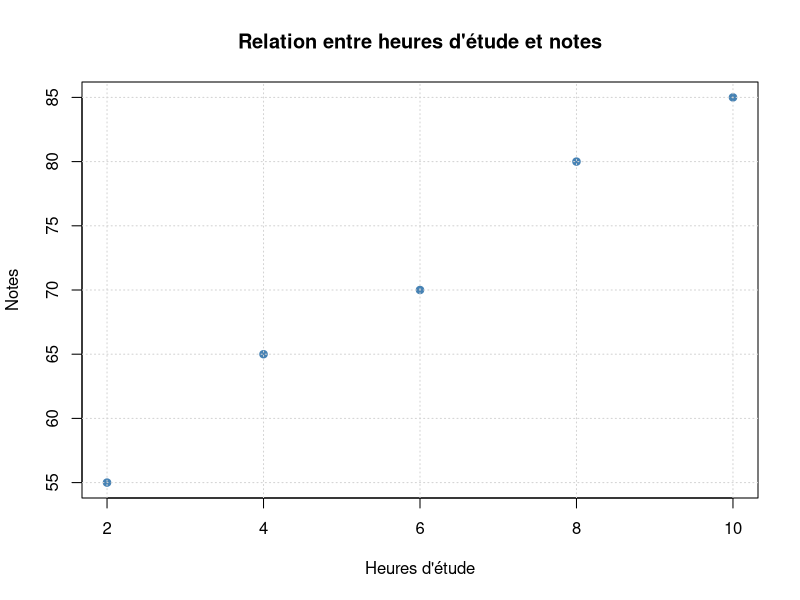
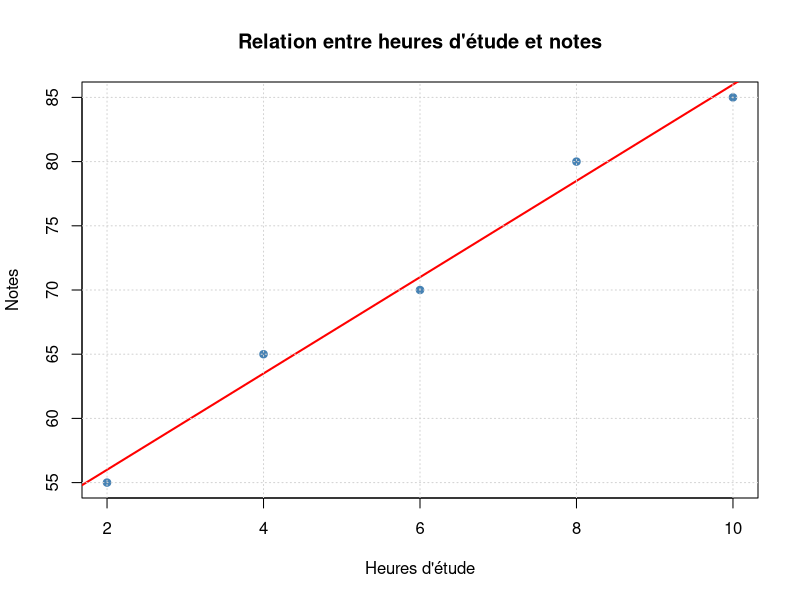

Recreate these plots in R, in order.
# Bloc 1 — Création et inspection des données -------------------------------

# 1) Créer les vecteurs
heures <- c(2, 4, 6, 8, 10)
notes  <- c(55, 65, 70, 80, 85)

# 2) Construire le data frame
data <- data.frame(heures = heures, notes = notes)
data[4,1]

str(data)
head(data, 10)

summary(data)

plot(
  x = data$heures, y = data$notes,
  xlab = "Heures d'étude", ylab = "Notes",
  pch = 19, col = "steelblue",
  main = "Relation entre heures d'étude et notes"
)
grid()


# 1) Ajuster le modèle linéaire
modele <- lm(notes ~ heures, data = data)
modele
summary(modele)

# Bloc 3 — Visualisation du modèle ------------------------------------------

# 1) Nuage de points
plot(
  x = data$heures, y = data$notes,
  xlab = "Heures d'étude", ylab = "Notes",
  pch = 19, col = "steelblue",
  main = "Relation entre heures d'étude et notes"
)

# 2) Ajout de la droite de régression
abline(modele, col = "red", lwd = 2)
grid()

# Bloc 4 — Prédictions et évaluation ----------------------------------------

# 1) Prédictions sur les données existantes
predictions <- predict(modele, newdata = data)
predictions

# 2) Comparer valeurs réelles vs prédictions
comparaison <- data.frame(
  Heures = data$heures,
  Notes_reelles = data$notes,
  Notes_predites = round(predictions, 2),
  Residus = round(data$notes - predictions, 2)
)
comparaison

# 3) Calculer l'erreur quadratique moyenne (RMSE)
rmse <- sqrt(mean((data$notes - predictions)^2))
rmse

# 4) Vérifier le R² directement
summary(modele)$r.squared

